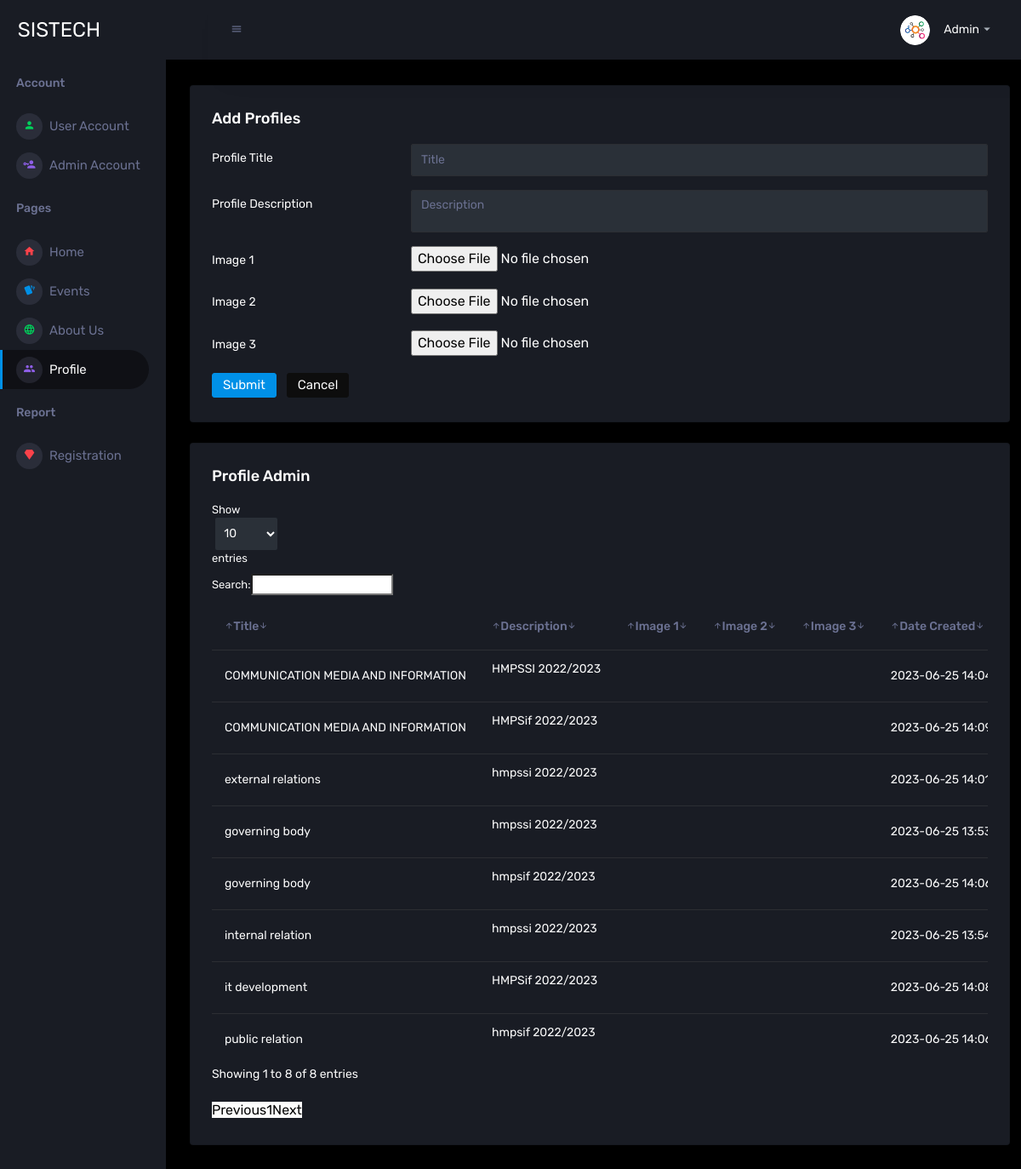
/Admin/profile.php (signed in), run on the app's committed database.
### tables this page shows
CREATE TABLE `tbl_admin_profile` (
  `id` int(11) NOT NULL,
  `profile_title` varchar(40) NOT NULL,
  `profile_description` varchar(40) NOT NULL,
  `profile_image_1` varchar(255) DEFAULT NULL,
  `profile_image_2` varchar(255) DEFAULT NULL,
  `profile_image_3` varchar(255) NOT NULL,
  `data_created` datetime NOT NULL,
  `last_modified` datetime NOT NULL
);

### Admin/profile.php (the view, shortened to what this page needs)
<!DOCTYPE html>
<html lang="en">
  <head>
  <?php require_once("component/head.php");?>
  </head>
  <body>
    <div class="container-scroller">
      <?php require_once("component/navbar.php");?>
      <div class="main-panel numpang">
        <div class="content-wrapper">
          <div class="card">
            <div class="card-body">
              <h4 class="card-title">Add Profiles</h4>
              <?php
                  require_once("php/CRUDprofile.php");
                ?>
              <form class="forms-sample" method="post" action=""  enctype="multipart/form-data">
                <div class="form-group row">
                  <label for="profileTitle" class="col-sm-3 col-form-label">Profile Title</label>
                  <div class="col-sm-9">
                    <input type="text" required name="title" value="<?php if(isset($arr)) echo $arr['profile_title']; ?>" class="form-control" id="profileTitle" placeholder="Title" style="color: #ffff">
                  </div>
                </div>
                <div class="form-group row">
                  <label for="profileDescription" class="col-sm-3 col-form-label">Profile Description</label>
                  <div class="col-sm-9">
                    <textarea style="height: 50px;" class="form-control" required  id="profileDescription" name="description" placeholder="Description" style="color: #ffff"><?php if(isset($arr)) echo $arr['profile_description']; ?></textarea>
                  </div>
                </div>
                <div class="form-group row">
                  <label for="profileImage" class="col-sm-3 col-form-label">Image 1</label>
                  <div class="col-sm-9">
                    <input type="file" accept="image/*" name="image_1" class="" id="profileImage">
                  </div>
                </div>
                <div class="form-group row">
                  <label for="profileImage" class="col-sm-3 col-form-label">Image 2</label>
                  <div class="col-sm-9">
                    <input type="file" accept="image/*" name="image_2" class="" id="profileImage">
                  </div>
                </div>
                <div class="form-group row">
                  <label for="profileImage" class="col-sm-3 col-form-label">Image 3</label>
                  <div class="col-sm-9">
                    <input type="file" accept="image/*" name="image_3" class="" id="profileImage">
                  </div>
                </div>
                <input type="submit" class="btn btn-primary mr-2" name="submit" value="Submit">
                <a href="" class="btn btn-dark">Cancel</a>
              </form>
            </div>
          </div>
          <br>
          <div class="card" style="box-sizing:border-box">
              <div class="card-body">
                <h4 class="card-title">Profile Admin</h4>
                <div class="table-responsive table-wrapper"  >
                  <table class="table" id='table'>
                    <thead>
                      <tr>
                        <th>Title</th>
                        <th>Description</th>
                        <th>Image 1</th>
                        <th>Image 2</th>
                        <th>Image 3</th>
                        <th>Date Created</th>
                      </tr>
                    </thead>
                    <tbody>
                    <?php
                        $sql = "SELECT * FROM tbl_admin_profile";
                        $result = $conn -> query($sql);
                        while($row = $result->fetch_assoc()) {
                          echo "<tr>";
                          echo "<td>{$row['profile_title']} </td>";
                          echo "<td class='profile_description'><p>{$row['profile_description']}</p></td>";
                          $image_1= $row['profile_image_1'];
                          $image_2 = $row['profile_image_2'];
                          $image_3 = $row['profile_image_3'];
                          if (file_exists("../UploadImage/Profile/{$image_1}")) {
                            echo "<td><img src='../UploadImage/Profile/{$image_1}' class='showDataImg' alt='Profile Image 1'></td>";
                          } else {
                            echo "<td></td>";
                          }
                          if (file_exists("../UploadImage/Profile/{$image_2}")) {
                              echo "<td><img src='../UploadImage/Profile/{$image_2}' class='showDataImg' alt='Profile Image 2'></td>";
                          } else {
                              echo "<td></td>";
                          }
                          if (file_exists("../UploadImage/Profile/{$image_3}")) {
                              echo "<td><img src='../UploadImage/Profile/{$image_3}' class='showDataImg' alt='Profile Image 3'></td>";
                          } else {
                              echo "<td></td>";
                          }
                          echo "<td>{$row['data_created']} </td>";
                          ?>
                            </tr>
                          <?php
                        }
                      ?>
                    </tbody>
                  </table>
                </div>
              </div>
            </div>
          </div>
        </div>
    </div>
  </body>
</html>

### Admin/component/head.php (style rules this page uses)
.main-panel * { color: white; }

### Admin/profile.php (style rules this page uses)
@media screen and (min-width: 1000px) { .numpang { width: 85% !important; } }

### data on the page
tbl_admin_profile: profile_title "governing body", profile_description "hmpssi 2022/2023", data_created "2023-06-25…"
tbl_admin_profile: profile_title "internal relation", profile_description "hmpssi 2022/2023", data_created "2023-06-25…"
tbl_admin_profile: profile_title "external relations", profile_description "hmpssi 2022/2023", data_created "2023-06-25…"
tbl_admin_profile: profile_title "COMMUNICATION MEDIA AND INFORMATION", profile_description "HMPSSI 2022/2023", data_created "2023-06-25…"
tbl_admin_profile: profile_title "governing body", profile_description "hmpsif 2022/2023", data_created "2023-06-25…"
tbl_admin_profile: profile_title "public relation", profile_description "hmpsif 2022/2023", data_created "2023-06-25…"
tbl_admin_profile: profile_title "it development", profile_description "HMPSif 2022/2023", data_created "2023-06-25…"
tbl_admin_profile: profile_title "COMMUNICATION MEDIA AND INFORMATION", profile_description "HMPSif 2022/2023", data_created "2023-06-25…"

### other printed values
$_SESSION['usernameAdmin'] "Admin"
